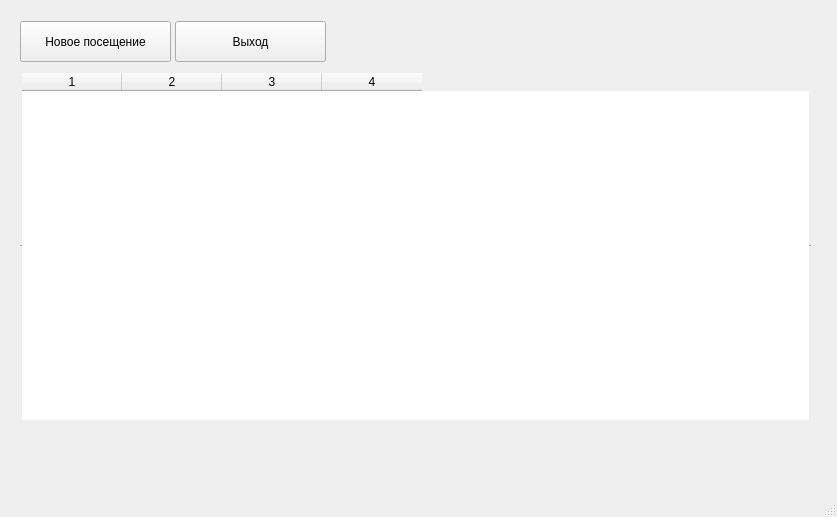
<?xml version="1.0" encoding="UTF-8"?>
<ui version="4.0">
 <class>MainWindow</class>
 <widget class="QMainWindow" name="MainWindow">
  <property name="geometry">
   <rect>
    <x>0</x>
    <y>0</y>
    <width>837</width>
    <height>517</height>
   </rect>
  </property>
  <property name="windowTitle">
   <string>Doctor Panel</string>
  </property>
  <widget class="QWidget" name="centralwidget">
   <widget class="QTableWidget" name="tableWidget">
    <property name="geometry">
     <rect>
      <x>20</x>
      <y>71</y>
      <width>791</width>
      <height>351</height>
     </rect>
    </property>
    <property name="contextMenuPolicy">
     <enum>Qt::DefaultContextMenu</enum>
    </property>
    <property name="frameShape">
     <enum>QFrame::HLine</enum>
    </property>
    <property name="editTriggers">
     <set>QAbstractItemView::AnyKeyPressed</set>
    </property>
    <property name="textElideMode">
     <enum>Qt::ElideLeft</enum>
    </property>
    <property name="showGrid">
     <bool>false</bool>
    </property>
    <property name="wordWrap">
     <bool>true</bool>
    </property>
    <property name="cornerButtonEnabled">
     <bool>true</bool>
    </property>
    <property name="columnCount">
     <number>4</number>
    </property>
    <attribute name="horizontalHeaderCascadingSectionResizes">
     <bool>true</bool>
    </attribute>
    <column/>
    <column/>
    <column/>
    <column/>
   </widget>
   <widget class="QPushButton" name="pushButton_2">
    <property name="geometry">
     <rect>
      <x>175</x>
      <y>21</y>
      <width>151</width>
      <height>41</height>
     </rect>
    </property>
    <property name="text">
     <string>Выход</string>
    </property>
   </widget>
   <widget class="QPushButton" name="pushButton">
    <property name="geometry">
     <rect>
      <x>20</x>
      <y>21</y>
      <width>151</width>
      <height>41</height>
     </rect>
    </property>
    <property name="text">
     <string>Новое посещение</string>
    </property>
   </widget>
   <widget class="QLabel" name="label">
    <property name="geometry">
     <rect>
      <x>610</x>
      <y>20</y>
      <width>201</width>
      <height>41</height>
     </rect>
    </property>
    <property name="text">
     <string/>
    </property>
    <property name="alignment">
     <set>Qt::AlignRight|Qt::AlignTrailing|Qt::AlignVCenter</set>
    </property>
   </widget>
  </widget>
  <widget class="QMenuBar" name="menubar">
   <property name="geometry">
    <rect>
     <x>0</x>
     <y>0</y>
     <width>837</width>
     <height>21</height>
    </rect>
   </property>
  </widget>
  <widget class="QStatusBar" name="statusbar"/>
 </widget>
 <resources/>
 <connections/>
</ui>
